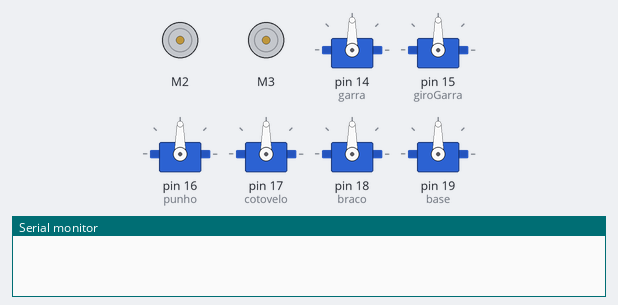
Simulated run of this sketch. Board: Arduino Uno, built with avr-gcc and run on an emulated ATmega328P. Shown: 2 × DC motor (green arrow = forward, orange = backward, longer = faster), 6 × servo, the last lines printed to the serial monitor. Random numbers use the default seed unless the sketch sets one.

Above: at 0.1 s.
At 6.5 s:
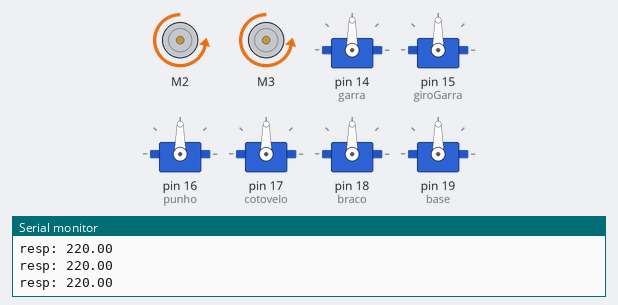
At 11.2 s:
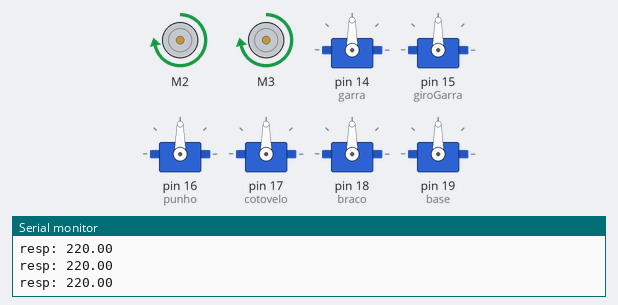
At 19.1 s:
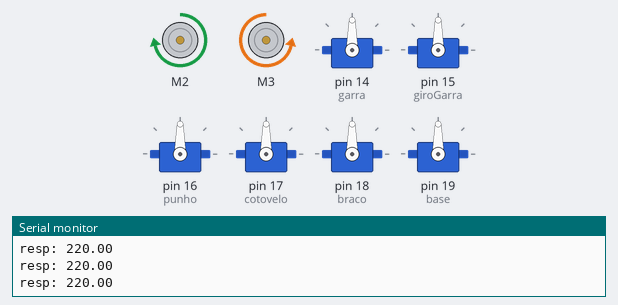
Timing chart, 0 to 25.6 s (numbered marks = the images above):
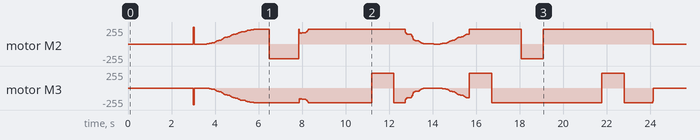

The sketch:

sketch_mar10a.ino
```cpp
//2 direita, 3 esquerda
// carrega a biblioteca AFMotor
#include <AFMotor.h>
#include <Servo.h>
#include <SimpleKalmanFilter.h>
SimpleKalmanFilter simpleKalmanFilter(2, 2, 0.1);
const long SERIAL_REFRESH_TIME = 10;
long refresh_time;
int cont=0;
Servo garra;//50 max aberta
            //150 max fechada
Servo giroGarra;
Servo punho;
Servo base;
Servo cotovelo; //0 frente
                //180 atrás
Servo braco; //0 frente
             //180 atrás
#define np 6
int posicao[np][5];
int movimento[5] = {posicao[0][0],posicao[0][1],posicao[0][2],posicao[0][3],posicao[0][4]};

// Define o motor2 ligado a conexao 2
AF_DCMotor motor2(2);
// Define o motor2 ligado a conexao 3
AF_DCMotor motor3(3);
int velocidade=0;
void setup()
{
  // Define a velocidade maxima para os motores 1 e 2
  motor2.setSpeed(velocidade);
  motor3.setSpeed(velocidade);
  //Manipulador
  garra.attach(14);
  giroGarra.attach(15);
  punho.attach(16);
  cotovelo.attach(17);
  braco.attach(18);
  base.attach(19);


    //Posição 0 - Posição de descanso
  posicao[0][0] = 100; //Base
  posicao[0][1] = 120; //Braço
  posicao[0][2] = 50;   //Cotovelo
  posicao[0][3] = 0; //Punho
  posicao[0][4] = 80; //Giro Garra

  //Posição 1 - Posição frontal (Norte)
  posicao[1][0] = 80; //Base
  posicao[1][1] = 120; //Braço
  posicao[1][2] = 120;   //Cotovelo
  posicao[1][3] = 0; //Punho
  posicao[1][4] = 100; //Giro Garra
  //movimentaBraco(movimento);

  //Posição 2 - Posição lateral 1.0 (Leste)
  posicao[2][0] = 30; //Base
  posicao[2][1] = 120; //Braço
  posicao[2][2] = 110;   //Cotovelo
  posicao[2][3] = 50; //Punho
  posicao[2][4] = 100; //Giro Garra

  //Posição 3 - Posição lateral 1.1 (Leste)
  posicao[3][0] = 30; //Base
  posicao[3][1] = 120; //Braço
  posicao[3][2] = 150;   //Cotovelo
  posicao[3][3] = 50; //Punho
  posicao[3][4] = 100; //Giro Garra

    //Posição 4 - Posição lateral 1.0 (oeste)
  posicao[4][0] = 150; //Base
  posicao[4][1] = 120; //Braço
  posicao[4][2] = 110;   //Cotovelo
  posicao[4][3] = 50; //Punho
  posicao[4][4] = 100; //Giro Garra

  //Posição 5 - Posição lateral 1.1 (oeste)
  posicao[5][0] = 150; //Base
  posicao[5][1] = 120; //Braço
  posicao[5][2] = 150;   //Cotovelo
  posicao[5][3] = 50; //Punho
  posicao[5][4] = 100; //Giro Garra

  Serial.begin(9600);
}

void loop()
{
  delay(1000);
  Serial.print('p');
  Serial.println(2000);
  delay(2000);
//  motor2.run(RELEASE);
//  motor3.run(RELEASE);

//Frente,direita,frente,esquerda,frente,esquerda,frente
  frente(2200); //8cm
  direita(800);//45°
//  movimenta(0,2,110,50);
//  movimenta(2,3,50,170);
//  movimenta(3,0,170,170);
  frente(2000);//30cm
  esquerda(600);//45°
  frente(2200);//15cm
  esquerda(600);//45°
  frente(800);//30cm
  direita(600);//45°
//  movimenta(0,5,170,50);
//  movimenta(5,4,50,110);
//  movimenta(4,0,110,110);
  frente(1600);//30cm
  esquerda(600);//45°
  frente(800);//15cm
//
  motor2.run(RELEASE);
  motor3.run(RELEASE);
  Serial.print('p');
  Serial.println(1000);
  delay(100000);
}

void tras(int tempo)
{
  Serial.print("t");
  Serial.println(tempo);
  // Aciona o motor 2 no sentido anti-horario
  motor2.run(BACKWARD);
  // Aciona o motor 3 no sentido horario
  motor3.run(FORWARD);

  // Aguarda 5 segundos
  kalman(tempo);


}
void frente(int tempo)
{
  Serial.print("f");
  Serial.println(tempo);
  // Aciona o motor 2 no sentido horario
  motor2.run(FORWARD);
  // Aciona o motor 1 no sentido anti-horario
  motor3.run(BACKWARD);

  // Aguarda 5 segundos
  kalman(tempo);


}
void direita(int tempo)
{
  Serial.print("d");
  Serial.println(tempo);
  motor2.run(BACKWARD);
  motor3.run(BACKWARD);
  kalman(tempo);

}

void esquerda(int tempo)
{
  Serial.print("e");
  Serial.println(tempo);
  motor2.run(FORWARD);
  motor3.run(FORWARD);
  kalman(tempo);

}
void movimenta(int pi, int pf,int gi,int gf)
{
  int maximo = defineMaximoAngulo(pi,pf);
  Serial.print('b');
  Serial.println(2000+1000+maximo*30+abs(gf-gi)*30);
  for(int i=0;i<maximo;i++)
  {
      geraMovimento(0,posicao[pi][0],posicao[pf][0],i,maximo);
      geraMovimento(1,posicao[pi][1],posicao[pf][1],i,maximo);
      geraMovimento(2,posicao[pi][2],posicao[pf][2],i,maximo);
      geraMovimento(3,posicao[pi][3],posicao[pf][3],i,maximo);
      geraMovimento(4,posicao[pi][4],posicao[pf][4],i,maximo);
      movimentaBraco(movimento);
  }
  delay(2000);
  for(int i=0;i<abs(gf-gi);i++)
  {
    garra.write(i*(gf-gi)/abs(gf-gi)+gi);
    delay(30);
  }
  delay(1000);
}
void geraMovimento(int i, int pi, int pf, int m,int maximo)
{
  int resultado = 0;
  resultado = m*(pf-pi)/(maximo) + pi;
  movimento[i]= resultado;
}
int defineMaximoAngulo(int pi, int pf)
{
  int maximo = 0;
  for(int i=0;i<5;i++)
  {
      int diferenca = abs(posicao[pf][i] - posicao[pi][i]);
      if(diferenca>maximo)
      {
        maximo = diferenca;
      }
  }
  return maximo;
}

void movimentaBraco(int elo[5])
{
  base.write(elo[0]);
  braco.write(elo[1]);
  cotovelo.write(elo[2]);
  punho.write(elo[3]);
  giroGarra.write(elo[4]);
  delay(30);
}
void kalman(int tempo)
{
  float resp=0.0;
  int t=0;
  while(t<=tempo)
  {
    if(cont==tempo)
    {
      cont=0;
    }
    int x = 100*cont/(tempo);
    float real_value = 0.0115*pow(x,4)-0.3501*pow(x,3)+2.9764*pow(x,2)-3.0589*x+0.1742;
    cont++;
    float measured_value = real_value + random(-100,100)/100.0;
    float valorEstimado = simpleKalmanFilter.updateEstimate(measured_value);
    if (millis() > refresh_time) {
      resp = valorEstimado*220.0/32.5;
      if(resp>=220)
      {
        resp=220.0;
      }
      refresh_time = millis() + SERIAL_REFRESH_TIME;
    }
    motor2.setSpeed(int(resp));
    motor3.setSpeed(int(resp));
    Serial.println();
    Serial.print("resp: ");
    Serial.println(resp);
    //delay(1);
    t=t+10;
  }
}
```
